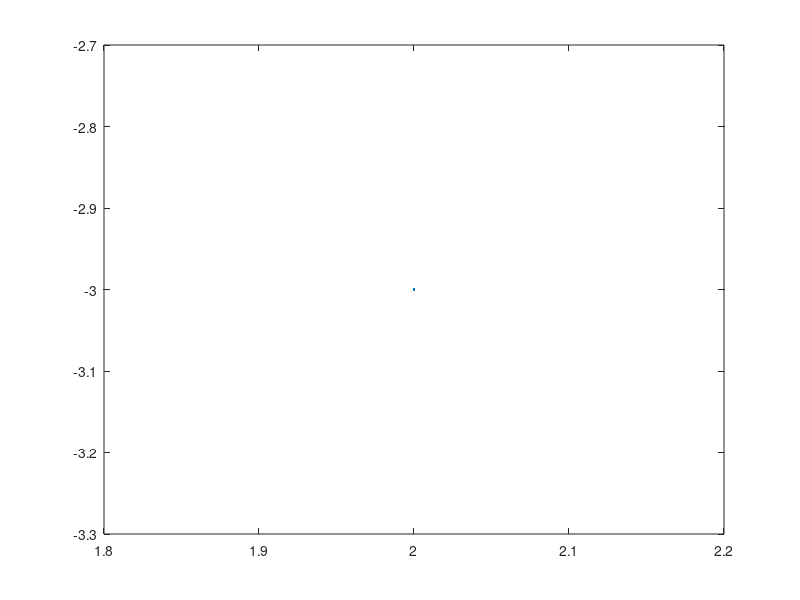

This chart was generated by the following MATLAB code:
% Lesson 01 - Matlab Functions Intro, Copyright 2013, Roberto 'psicomante' Pesando

% basic function
function l1_function_intro()

some_variable = 2;
other_variable = -3;
plot(some_variable, other_variable)

% calls the function
private(1,2)

% prints out the vector, because the ; is not present
[p,q] = private2(5,10)

end

% function with two parameters
function s = private(a,b)

s = a + b;

end

% function with two parameters and vector with two values as output
function [d,s] = private2(a,b)

s = a + b;
d = a - b;

end
